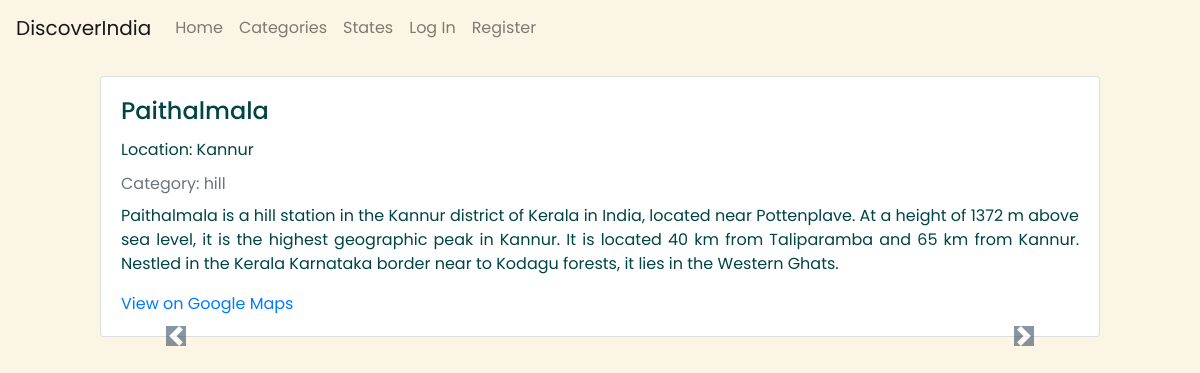
Screenshot of /user_place/3 with the database file from the repository.
### capstone/models.py (models this page shows)
class Place(models.Model):
    user = models.ForeignKey(User, on_delete=models.CASCADE, default=1)
    name = models.CharField(max_length=255)
    location = models.CharField(max_length=255)
    description = models.TextField()
    is_to_visit = models.BooleanField(default=False)
    category = models.CharField(max_length=50)
    STATE_CHOICES = (
        ('Andhra Pradesh', 'Andhra Pradesh'),
        ('Arunachal Pradesh', 'Arunachal Pradesh'),
        ('Assam', 'Assam'),
        ('Bihar', 'Bihar'),
        ('Chhattisgarh', 'Chhattisgarh'),
        ('Goa', 'Goa'),
        ('Gujarat', 'Gujarat'),
        ('Haryana', 'Haryana'),
        ('Himachal Pradesh', 'Himachal Pradesh'),
        ('Jharkhand', 'Jharkhand'),
        ('Karnataka', 'Karnataka'),
        ('Kerala', 'Kerala'),
        ('Madhya Pradesh', 'Madhya Pradesh'),
        ('Maharashtra', 'Maharashtra'),
        ('Manipur', 'Manipur'),
        ('Meghalaya', 'Meghalaya'),
        ('Mizoram', 'Mizoram'),
        ('Nagaland', 'Nagaland'),
        ('Odisha', 'Odisha'),
        ('Punjab', 'Punjab'),
        ('Rajasthan', 'Rajasthan'),
        ('Sikkim', 'Sikkim'),
        ('Tamil Nadu', 'Tamil Nadu'),
        ('Telangana', 'Telangana'),
        ('Tripura', 'Tripura'),
        ('Uttar Pradesh', 'Uttar Pradesh'),
        ('Uttarakhand', 'Uttarakhand'),
        ('West Bengal', 'West Bengal'),
    )
    state = models.CharField(max_length=500, choices=STATE_CHOICES)
    CATEGORY_CHOICES = (
    ('monument', 'Monument / Historical Site'),
    ('forest', 'Forest'),
    ('mountain', 'Hill Station'),
    ('beach', 'Beach'),
    ('lake', 'Lake'),
    ('park', 'Park'),
    ('trek', 'Trekking Destination'),
    ('mall', 'Shopping Mall'),
    )
    category = models.CharField(max_length=500, choices=CATEGORY_CHOICES)

### capstone/views.py (the view)
# urls.py: path("user_place/<int:id>", views.user_place, name="user_place"),
def user_place(request, id):
    place = Place.objects.get(id=id)
    map_location = get_location(place.name)
    place.map_location = map_location
    images = get_images(place.name)
    place.images = images
    return render(request, "capstone/user_place.html", {
        'place': place
        })

### capstone/views.py (called while the page is built)
def get_images(query, limit=3):
    params = {
        "q": query,
        "engine": "google_images",
        "ijn": "0",
        "api_key": "1ad22e9efb5c549100fcd40c1c1ede57fb6c9fe874b03c4c2e73bfb45b27bb3a",
        "num": limit
    }
    search = GoogleSearch(params)
    results = search.get_dict()
    images_results = results.get("images_results", [])
    limited_images = images_results[:limit]  # Limit the images to the desired number
    return limited_images

def get_location(query):
    params = {
        "q": query,
        "engine": "google_maps",
        "type": "search",
        "api_key": "1ad22e9efb5c549100fcd40c1c1ede57fb6c9fe874b03c4c2e73bfb45b27bb3a",
        "sort": "POPULARITY"
    }
    search = GoogleSearch(params)
    results = search.get_dict()
    search_metadata = results.get("search_metadata", {})
    google_maps_url = search_metadata.get("google_maps_url")
    return google_maps_url

### capstone/templates/capstone/user_place.html (shortened to what this page needs)
{% extends "capstone/layout.html" %}
{% block body %}
<div style="margin: 20px 100px 20px 100px;" class="card w-10">
    <div class="card-body">
        <h4 class="card-title">{{ place.name }}</h4>
        <p class="card-text">Location: {{ place.location }}</p>
        <p class="card-subtitle mb-2 text-muted">Category: {{ place.category }}</p>
        <p class="card-text">{{ place.description }}</p>
        <a href="{{ place.map_location }}" class="card-text">View on Google Maps</a>
    </div>
    <div id="carouselExampleControls" class="carousel slide" data-ride="carousel">
    <a class="carousel-control-prev" href="#carouselExampleControls" role="button" data-slide="prev">
      <span class="carousel-control-prev-icon" aria-hidden="true"></span>
    </a>
    <a class="carousel-control-next" href="#carouselExampleControls" role="button" data-slide="next">
      <span class="carousel-control-next-icon" aria-hidden="true"></span>
    </a>
</div>
</div>
{% endblock %}

### capstone/templates/capstone/user_place.html (style rules this page uses)
.carousel-control-prev-icon, .carousel-control-next-icon { padding: 5%; background-color: #142d4c; color: #8e1313; }

### capstone/templates/capstone/layout.html (style rules this page uses)
body { font-family: 'Poppins', sans-serif; background-color: #faf5e4; }

### rows the page displays
Place: name "Paithalmala", location "Kannur", category "hill", description "Paithalmala is a hill station in the Kannur district of Kerala in India, located near Pottenplave. At a height of 1372 m above sea level, it is the highest geographic peak in Kannur. It is located 40 km from Taliparamba and 65 km from Kannur. Nestled in the Kerala Karnataka border near to Kodagu forests, it lies in the Western Ghats."
